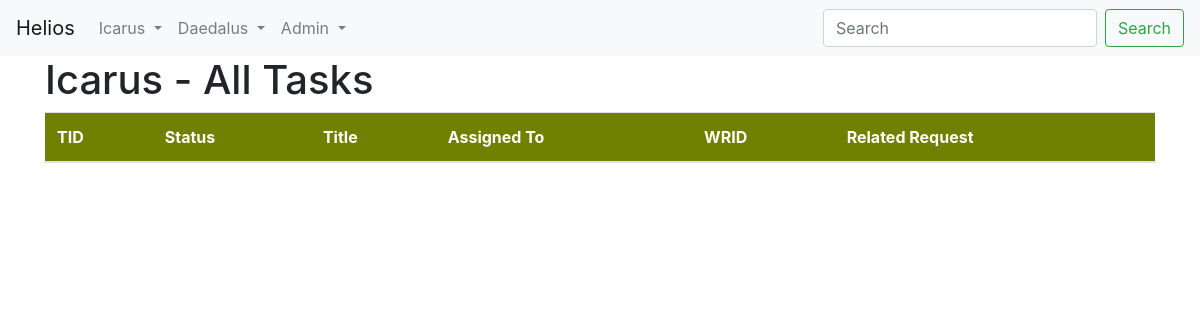
Before: /task/ with the older database file.
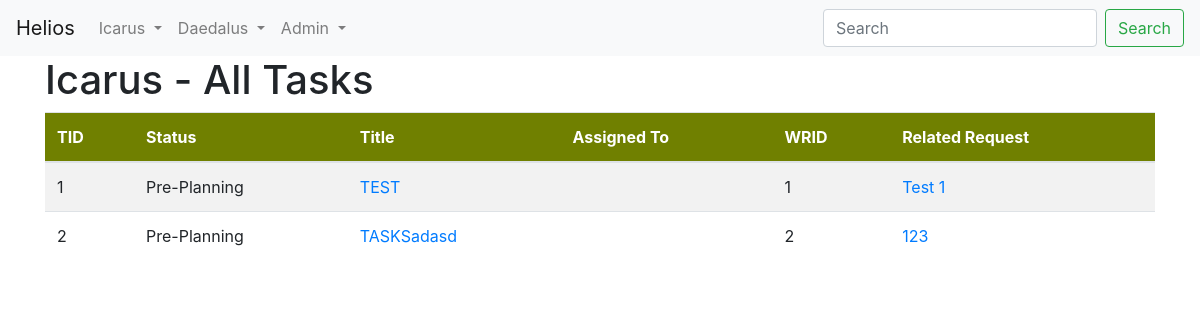
After: the same page with the newer database file.
### Icarus/models.py (models this page shows, shortened)
class Tasks(models.Model):
    STATUSES = (
        ("P", "Pre-Planning"),
        ("A", "Assignable"),
        ("I", "In Progress"),
        ("H", "Hold"),
        ("C", "Completed"),
        ("X", "Canceled"),
    )
    fk_work_req = models.ForeignKey('WorkRequests', on_delete=models.CASCADE, blank=True, null=True)
    fk_flow = models.ForeignKey('Flows', on_delete=models.CASCADE, blank=True, null=True)
    fk_task_template = models.ForeignKey('TaskTemplates', on_delete=models.CASCADE, blank=True, null=True)
    status = models.CharField(max_length=1, choices=STATUSES, default="P")
    name = models.CharField(max_length=36, blank=False)
    role = models.ForeignKey('Roles',on_delete=models.CASCADE, blank=True, null=True)
    assigned_to = models.CharField(max_length=50)
    created_date = models.DateTimeField(auto_now_add=True)
    created_by = models.CharField(max_length=50, blank=False)
    modified_by = models.CharField(max_length=50, blank=True)
    modified_date = models.DateTimeField(auto_now=True)

class WorkRequests(models.Model):
    REQ_STATES = (
        ("DR", "Draft"),
        ("BA", "Backlog"),
        ("RE", "Requested"),
        ("AP", "Approved"),
        ("DE", "Denied"),
        ("IP", "In Progress"),
        ("CX", "Closed - Canceled"),
        ("CC", "Closed - Complete"),
    )
    summary = models.CharField(max_length=255, blank=False)
    description = models.TextField()
    create_by = models.CharField(max_length=50, blank=False)
    create_date = models.DateTimeField(auto_now_add=True)
    modified_by = models.CharField(max_length=50, blank=True)
    modified_date = models.DateTimeField(auto_now=True)
    status = models.CharField(max_length=2, choices=REQ_STATES, default="DR")
    fk_flow = models.ForeignKey('Flows', on_delete=models.CASCADE,blank=True, null=True)

### Icarus/views.py (the view)
# urls.py: url(r'^task/$', views.Task_all, name='Task_all'),
def Task_all(request):
    tasks = models.Tasks.objects.all
    return render(request, 'Icarus/Task/Task_all.html', {'tasks':tasks})

### Icarus/templates/Icarus/Task/Task_all.html
{% extends 'Icarus/base.html' %}
{% block content %}
        <h1>Icarus - All Tasks</h1>
        <table class="table table-striped Tasks">
          <thead class="black">
            <tr>
              <th>TID</th>
              <th>Status</th>
              <th>Title</th>
              <th>Assigned To</th>
              <th>WRID</th>
              <th>Related Request</th>
          </thead>
          <tbody>
            {% for task in tasks %}
            <tr>
              <td>{{ task.pk }}</td>
              <td>{{ task.get_status_display }}</td>
              <td><a href="{% url 'Task_detail' pk=task.pk %}">{{ task.name }}</a></td>
              <td>{{ task.assigned_to }}</td>
              <td>{{ task.fk_work_req.pk }}</td>
              <td><a href="{% url 'WR_detail' pk=task.fk_work_req.pk %}">{{ task.fk_work_req.summary }}</a></td>
            </tr>
            {% endfor %}
          </tbody>
        </table>
{% endblock %}

Changed rows visible on the page:
added Tasks: pk "1", status "Pre-Planning", name "TEST", fk_work_req.pk "1", fk_work_req.summary "Test 1"
added Tasks: pk "2", status "Pre-Planning", name "TASKSadasd", fk_work_req.pk "2", fk_work_req.summary "123"
